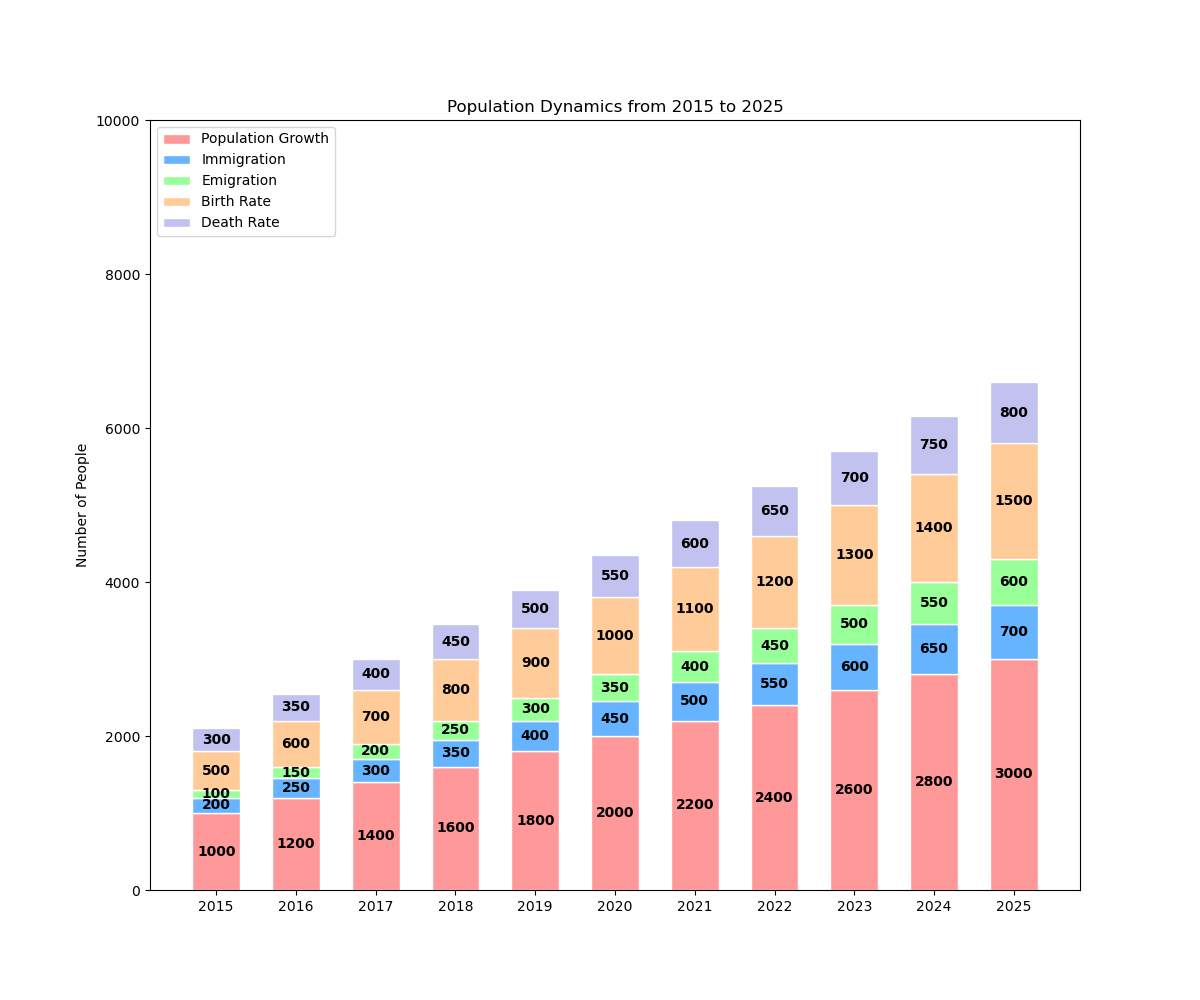

The script that drew this image:

import matplotlib.pyplot as plt

# Data
years = ['2015', '2016', '2017', '2018', '2019', '2020', '2021', '2022', '2023', '2024', '2025']
population_growth = [1000, 1200, 1400, 1600, 1800, 2000, 2200, 2400, 2600, 2800, 3000]
immigration = [200, 250, 300, 350, 400, 450, 500, 550, 600, 650, 700]
emigration = [100, 150, 200, 250, 300, 350, 400, 450, 500, 550, 600]
birth_rate = [500, 600, 700, 800, 900, 1000, 1100, 1200, 1300, 1400, 1500]
death_rate = [300, 350, 400, 450, 500, 550, 600, 650, 700, 750, 800]

# Plot
fig, ax = plt.subplots(figsize=(12, 10))  # Change width and height of the chart

bar_width = 0.6

ax.bar(years, population_growth, color='#ff9999', edgecolor='white', width=bar_width, label='Population Growth')
ax.bar(years, immigration, bottom=population_growth, color='#66b3ff', edgecolor='white', width=bar_width, label='Immigration')
ax.bar(years, emigration, bottom=[i+j for i,j in zip(population_growth, immigration)], color='#99ff99', edgecolor='white', width=bar_width, label='Emigration')
ax.bar(years, birth_rate, bottom=[i+j+k for i,j,k in zip(population_growth, immigration, emigration)], color='#ffcc99', edgecolor='white', width=bar_width, label='Birth Rate')
ax.bar(years, death_rate, bottom=[i+j+k+l for i,j,k,l in zip(population_growth, immigration, emigration, birth_rate)], color='#c2c2f0', edgecolor='white', width=bar_width, label='Death Rate')

ax.set_ylabel('Number of People')
ax.set_title('Population Dynamics from 2015 to 2025')
ax.set_xticks(years)
ax.set_ylim(0, 10000)  # Adjust to accommodate the sum of the data points
ax.legend(loc='upper left')

# Adding numerical labels to each bar
for i in range(len(years)):
    plt.text(i, population_growth[i]/2, str(population_growth[i]), ha='center', va='center', color='black', fontweight='bold')
    plt.text(i, population_growth[i] + immigration[i]/2, str(immigration[i]), ha='center', va='center', color='black', fontweight='bold')
    plt.text(i, population_growth[i] + immigration[i] + emigration[i]/2, str(emigration[i]), ha='center', va='center', color='black', fontweight='bold')
    plt.text(i, population_growth[i] + immigration[i] + emigration[i] + birth_rate[i]/2, str(birth_rate[i]), ha='center', va='center', color='black', fontweight='bold')
    plt.text(i, population_growth[i] + immigration[i] + emigration[i] + birth_rate[i] + death_rate[i]/2, str(death_rate[i]), ha='center', va='center', color='black', fontweight='bold')

plt.show()
